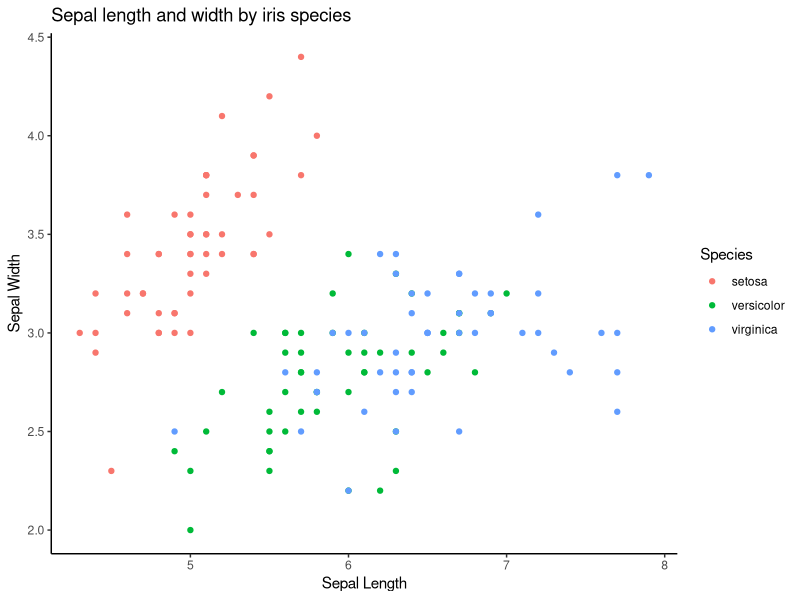
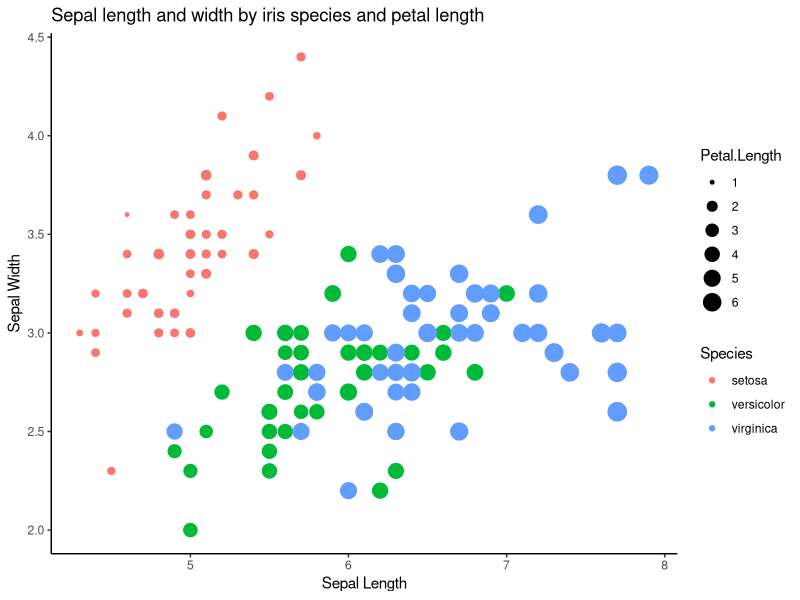
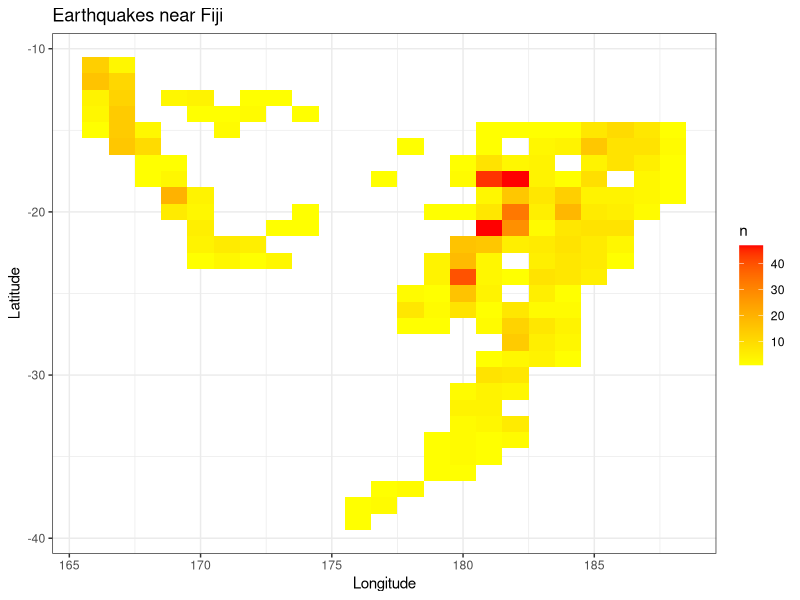
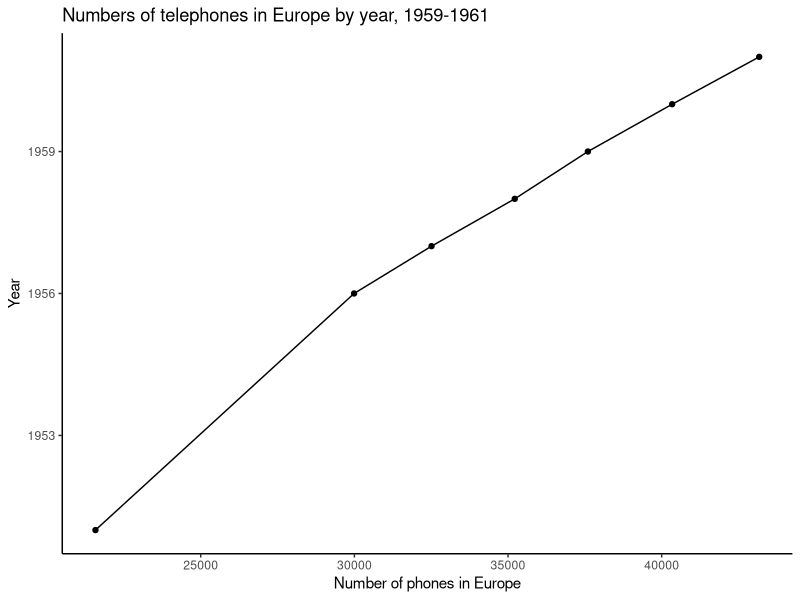
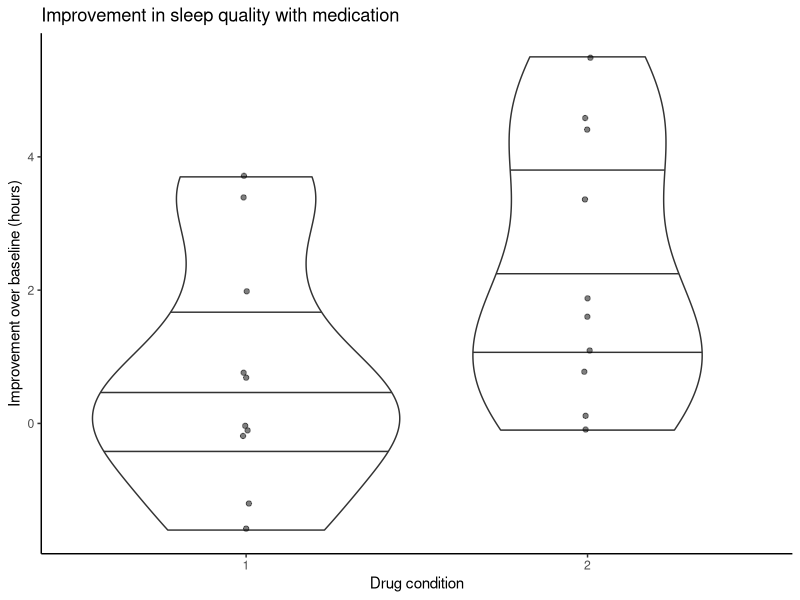
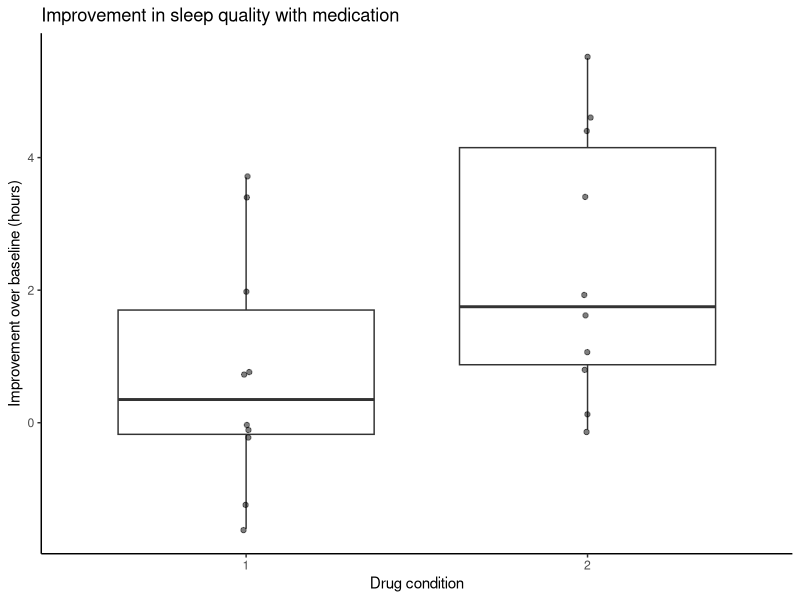
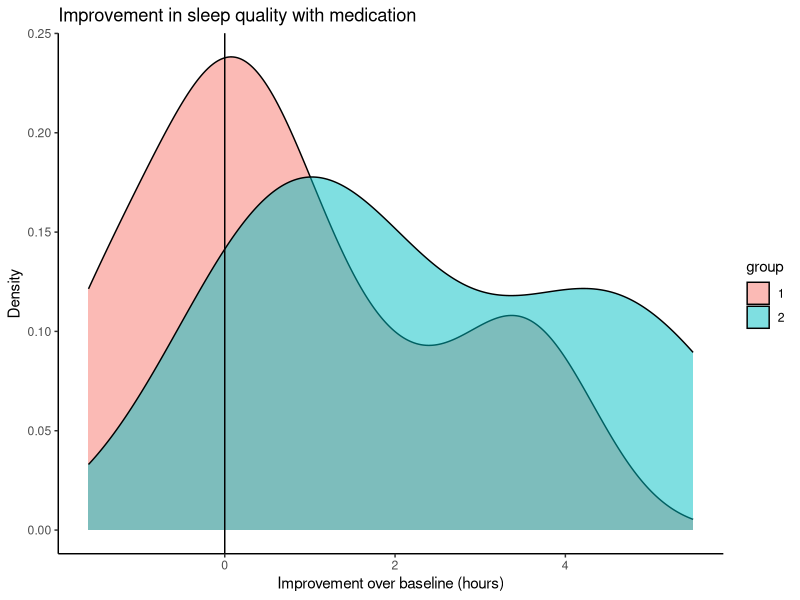
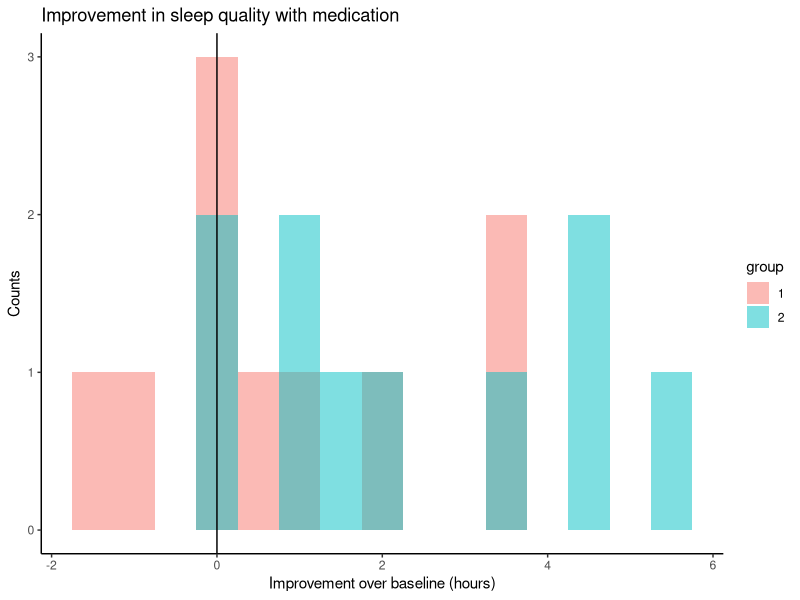

The R source for these figures, in order:
## ---- chunk 1
knitr::opts_chunk$set(echo = FALSE)
library(ggplot2)
library(dplyr)
## ---- chunk 2
ggplot(data=iris,aes(x=Sepal.Length,y=Sepal.Width,color=Species)) +
  geom_point() + theme_classic() + 
  ggtitle("Sepal length and width by iris species") +
  ylab("Sepal Width") + xlab("Sepal Length")

## ---- chunk 3
ggplot(data=iris,aes(x=Sepal.Length,y=Sepal.Width,
                     size=Petal.Length,color=Species)) +
  geom_point() + theme_classic() + 
  ggtitle("Sepal length and width by iris species and petal length") +
  ylab("Sepal Width") + xlab("Sepal Length")

## ---- chunk 4
  quakes2 <- quakes %>% 
      group_by(lat=round(lat,0),long=round(long,0)) %>% 
       summarise( n=n() )

ggplot(quakes2, aes(y=lat, x=long,fill=n)) +
 geom_tile()+ theme_bw() + 
  ggtitle("Earthquakes near Fiji") +
  xlab("Longitude") + 
  ylab("Latitude")+
  scale_fill_gradient(low="yellow", high="red")
## ---- chunk 5
ggplot(data=as.data.frame(WorldPhones),
       aes(x=Europe,y=as.numeric(row.names(WorldPhones)))) +
  geom_point() + geom_line() + theme_classic() +
  ggtitle("Numbers of telephones in Europe by year, 1959-1961") +
  ylab("Year") + xlab("Number of phones in Europe")

## ---- chunk 6
ggplot(data=sleep, aes(x=group,y=extra)) +
  geom_violin(draw_quantiles=c(.25,.5,.75))+ 
  geom_jitter(width=.01,alpha=.5)  + theme_classic() +
  ggtitle("Improvement in sleep quality with medication") +
  ylab("Improvement over baseline (hours)") + xlab("Drug condition")

## ---- chunk 7
ggplot(data=sleep, aes(x=group,y=extra)) +
  geom_boxplot()+ 
  geom_jitter(width=.01,alpha=.5)  + theme_classic() +
  ggtitle("Improvement in sleep quality with medication") +
  ylab("Improvement over baseline (hours)") + xlab("Drug condition")

## ---- chunk 8
ggplot(data=sleep, aes(x=extra,fill=group)) +
  geom_density(alpha=.5)+  theme_classic() +
  geom_vline(xintercept=0)+
  ggtitle("Improvement in sleep quality with medication") +
  xlab("Improvement over baseline (hours)") + ylab("Density")

## ---- chunk 9
ggplot(data=sleep, aes(x=extra,fill=group)) +
  geom_histogram(alpha=.5,position="identity",binwidth=.5)+  theme_classic() +
  geom_vline(xintercept=0)+
  ggtitle("Improvement in sleep quality with medication") +
  xlab("Improvement over baseline (hours)") + ylab("Counts")

## ---- chunk 10
sleep2 <- sleep %>% group_by(group) %>%
  summarise(mExtra = mean(extra),seExtra=sd(extra)/sqrt(n()))%>%
  mutate(seD = mExtra - seExtra,
        seU = mExtra + seExtra)

ggplot(data=sleep2, aes(x=group,y=mExtra)) +
  geom_bar(stat="identity")+ geom_errorbar(aes(ymin=seD,ymax=seU),width=.5)+
  theme_classic() +
  ggtitle("Improvement in sleep quality with medication") +
  ylab("Improvement over baseline (hours)") + xlab("Group")

## ---- chunk 11
sleep3 <- sleep %>% group_by(group) %>%
 mutate(Improved = ifelse(extra > 0, 1, 0)) %>%
 summarise(mImp = mean(Improved), seImp=sd(Improved/sqrt(n()))) %>%
  mutate(seD = mImp - seImp,
        seU = mImp + seImp)


ggplot(data=sleep3, aes(x=group,y=mImp)) +
  geom_bar(stat="identity")+
  geom_errorbar(aes(ymin=seD,ymax=seU),width=.5)+
  theme_classic() +
  ggtitle("Improvement in sleep quality with medication") +
  ylab("Proportion users with improvement over baseline") + xlab("Group")

